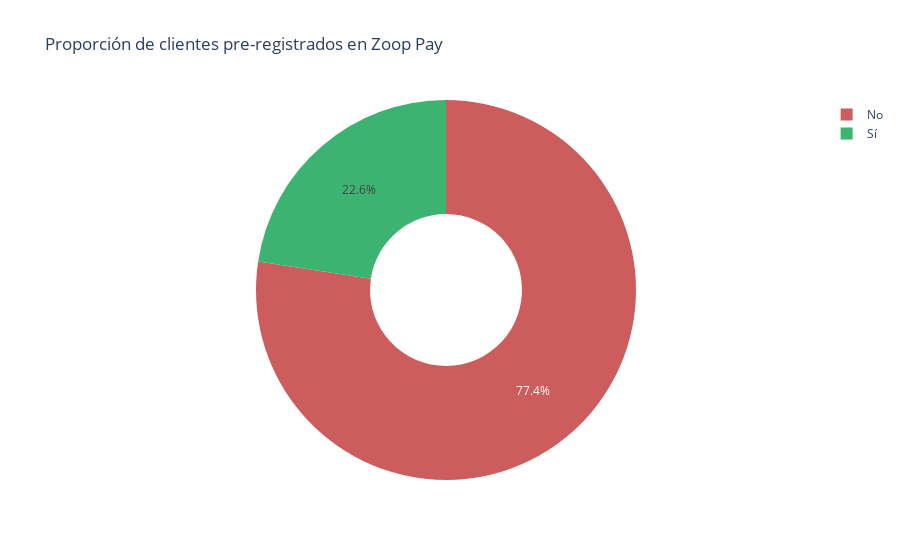

The cell this chart's notebook holds for it:
### Markdown cell above
## Desafío 1:

### Prompt

Se buscará encontrar el porcentaje de clientes que están pre-registrados para el nuevo producto de Zoop, la billetera digital Zoop Pay. La intención es comprender el número para definir la necesidad de promoción y esfuerzo para atraer más clientes hacia la billetera digital.
En el DataFrame llamado `df` contiene una columna llamada `zoop_pay` con dos opciones de valores `Sí` y `No`.

La tarea es:
1. Genera una visualización que grafique la proporción de clientes pre-registrados enb Zoop Pay.
Utiliza las bibliotecas de visualización de datos de Python.

### Respuesta

Para representar la **proporción de clientes pre-registrados en Zoop Pay**, una buena opción es un **gráfico de pastel (pie chart)** o un **gráfico de barras**. Ambos son adecuados para mostrar proporciones categóricas. A continuación, te muestro cómo hacerlo con ambas opciones usando `Plotly`, que ofrece interactividad, pero también te doy el ejemplo con `matplotlib` por si prefieres algo más simple.

---

#### ✅ Opción 1: Gráfico de pastel interactivo (con Plotly)

```python
import plotly.express as px

# Contar los registros por participación en Zoop Pay
zoop_pay_data = df['zoop_pay'].value_counts().reset_index()
zoop_pay_data.columns = ['zoop_pay', 'cantidad']

# Crear gráfico de pastel
fig = px.pie(
    zoop_pay_data, 
    names='zoop_pay', 
    values='cantidad', 
    title='Proporción de clientes pre-registrados en Zoop Pay',
    color='zoop_pay',
    color_discrete_map={'Sí': 'mediumseagreen', 'No': 'indianred'},
    hole=0.4  # opcional: para hacer un donut chart
)
fig.show()
```

---

#### ✅ Opción 2: Gráfico de barras (con Matplotlib y Seaborn)

```python
import seaborn as sns
import matplotlib.pyplot as plt

# Contar los registros
zoop_counts = df['zoop_pay'].value_counts().reset_index()
zoop_counts.columns = ['zoop_pay', 'cantidad']

# Crear gráfico
plt.figure(figsize=(6, 5))
sns.barplot(data=zoop_counts, x='zoop_pay', y='cantidad', palette={'Sí': 'mediumseagreen', 'No': 'indianred'})

# Añadir etiquetas
for i, row in zoop_counts.iterrows():
    plt.text(i, row['cantidad'] + 10, f"{row['cantidad']} ({(row['cantidad']/zoop_counts['cantidad'].sum()*100):.1f}%)", 
             ha='center', va='bottom')

plt.title('Clientes pre-registrados en Zoop Pay')
plt.xlabel('Pre-registro en Zoop Pay')
plt.ylabel('Cantidad de clientes')
plt.tight_layout()
plt.show()
```

---

¿Te gustaría que muestre también cómo cambiar este gráfico para un reporte en Power BI o para formato vertical en dashboards web?

### Code cell
import plotly.express as px

# Contar los registros por participación en Zoop Pay
zoop_pay_data = df["zoop_pay"].value_counts().reset_index()
zoop_pay_data.columns = ["zoop_pay", "cantidad"]

# Crear gráfico de pastel
fig = px.pie(
    zoop_pay_data,
    names="zoop_pay",
    values="cantidad",
    title="Proporción de clientes pre-registrados en Zoop Pay",
    color="zoop_pay",
    color_discrete_map={"Sí": "mediumseagreen", "No": "indianred"},
    hole=0.4,  # opcional: para hacer un donut chart
)
fig.show()

### Figure 1 — Plotly figure (JSON) as saved in the notebook; plotly's stock layout.template omitted (floating-point values rounded to 4 significant figures)
{"data": [{"customdata": [["No"], ["Sí"]], "domain": {"x": [0, 1], "y": [0, 1]}, "hole": 0.4, "hovertemplate": "zoop_pay=%{customdata[0]}<br>cantidad=%{value}<extra></extra>", "labels": ["No", "Sí"], "legendgroup": "", "marker": {"colors": ["indianred", "mediumseagreen"]}, "name": "", "showlegend": true, "type": "pie", "values": [4774, 1395]}], "layout": {"legend": {"tracegroupgap": 0}, "title": {"text": "Proporción de clientes pre-registrados en Zoop Pay"}}}
